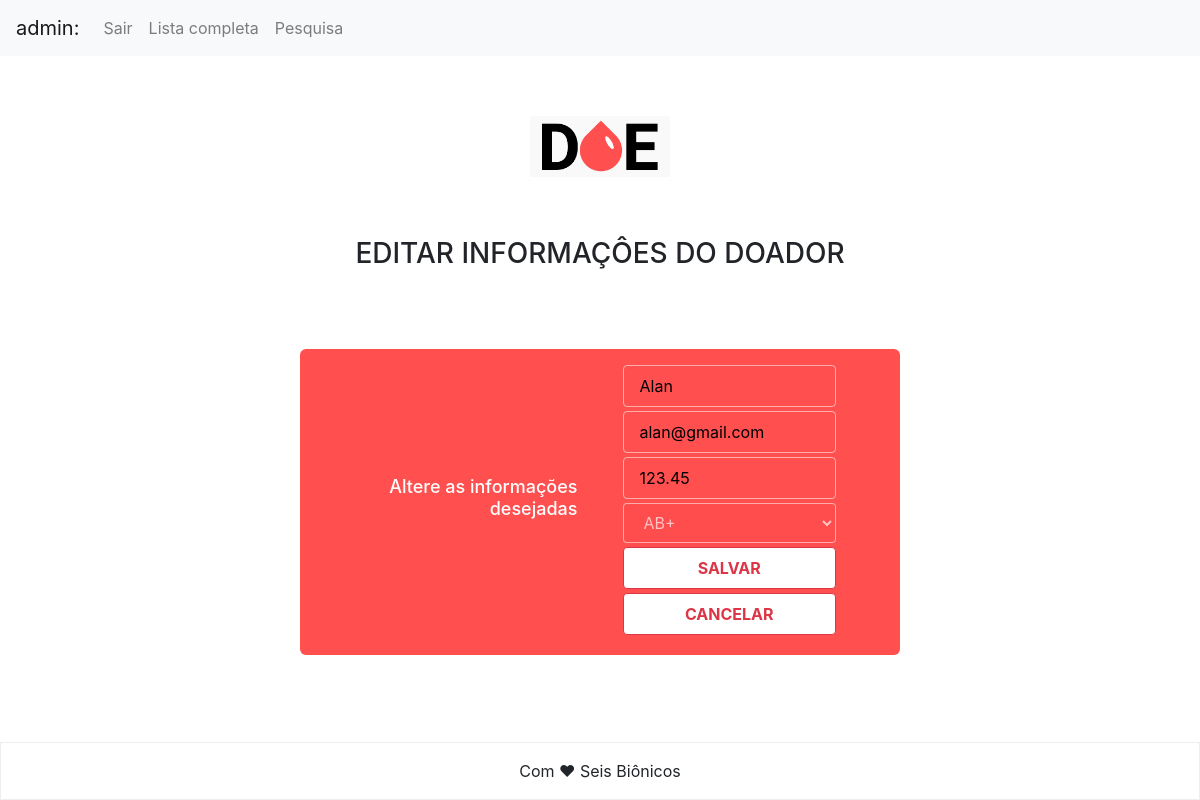
The page /edita_doador.php?id=8 (signed in) on the database as committed earlier.
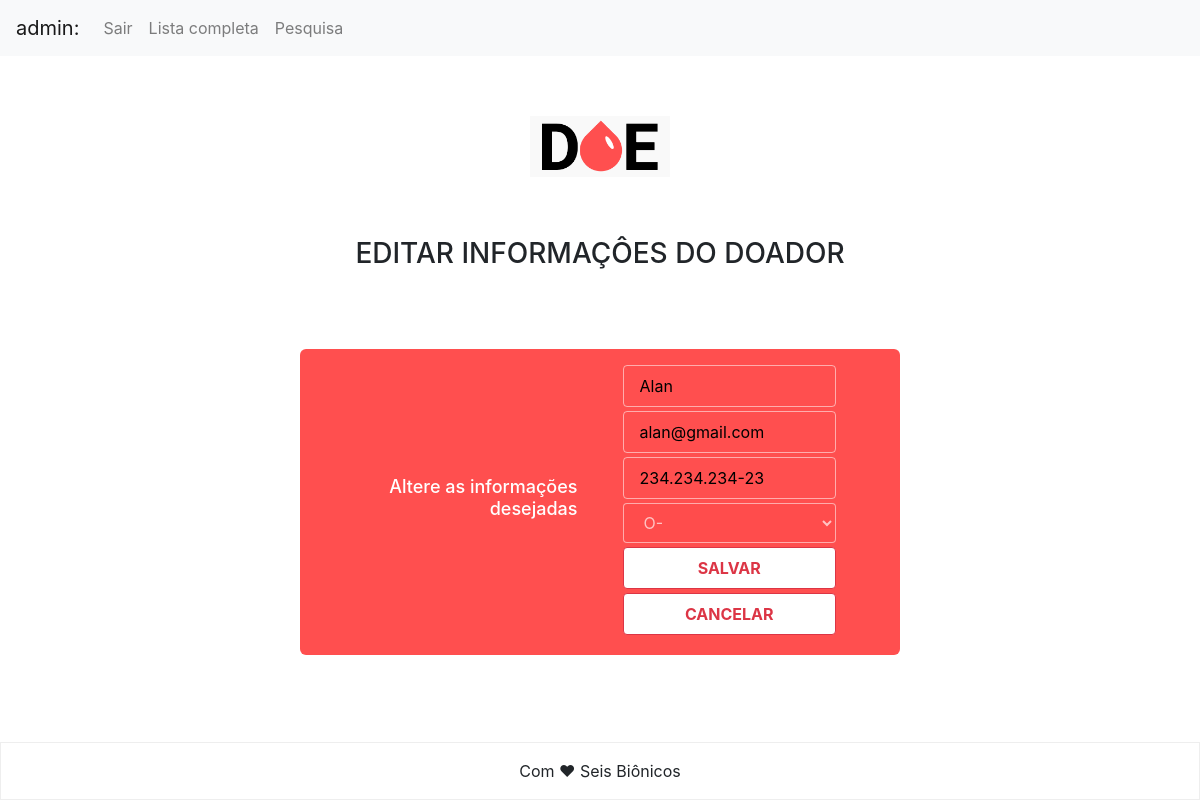
The same page on the database as committed later.
### tables this page shows
CREATE TABLE `doadores` (
  `id` int(11) NOT NULL,
  `nome` varchar(30) NOT NULL,
  `email` varchar(50) NOT NULL,
  `cpf` varchar(25) NOT NULL,
  `tipo` varchar(3) NOT NULL
);

### selecionar.php (called while the page is built)
<?php
  $id= filter_input(INPUT_GET,'id', FILTER_SANITIZE_NUMBER_INT);
  $consulta = "SELECT * FROM doadores WHERE id = {$id}";
  $con = $mysqli -> query ($consulta) or die ($consulta -> error);
?>

### edita_doador.php (the view, shortened to what this page needs)
<!-- <?php
    include('conexao.php');
    include('selecionar.php');
?>  -->
<!DOCTYPE html>
<html lang="pt-br">
<head>
  <link rel="stylesheet" href="css/style.css" type="text/css">
  <link rel="stylesheet" href="css/bootstrap.min.css" type="text/css">
</head>
<nav class="navbar navbar-expand-lg navbar-light bg-light">
  <a class="navbar-brand" href="#"><?php echo $_SESSION['user'];?>:</a>
  <div class="collapse navbar-collapse" id="navbarSupportedContent">
    <ul class="navbar-nav mr-auto">
    <li class="nav-item">
        <a class="nav-link" href="logout.php">Sair</a>
      </li>
      <li class="nav-item">
        <a class="nav-link" href="control_doadores.php">Lista completa</a>
      </li>
      <li class="nav-item">
        <a class="nav-link" href="pesquisa_doadores.php">Pesquisa</a>
      </li>
    </ul>
  </div>
  </nav>
<body>
  <header>
    <img class="logo" src="./assets/logo.png" alt="DOE">
    <h3>EDITAR INFORMAÇÔES DO DOADOR</h3>
  </header>
  <?php $dado = $con -> fetch_array()?>
  <section class="form">
  <h2>Altere as informações desejadas</h2>
    <form action="alterar.php" method="POST">
      <input type="text" name="nome" id="nome"value="<?php echo $dado["nome"] ?>" required>
      <input type="text" name="email" id="email" value="<?php echo $dado["email"] ?>" required>
      <input type="text" name="cpf" id="cpf" value="<?php echo $dado["cpf"] ?>" required>
      <div class="divSelect">
        <select name="tipo" id="tipo" required>
          <option value="<?= $dado["tipo"] ?>" hidden><?php echo $dado["tipo"] ?></option>
        </select>
      </div>
      <div>
      <button type="submit" class="btn-outline-danger">SALVAR</button><a href="control_doadores.php"><button class="btn-outline-danger">CANCELAR</button></a>
      </div>
    </form>
  </section>
  <footer>Com ❤ Seis Biônicos</footer>
</body>
</html>

Rows that differ between the two databases and show on the page:
changed doadores "alan@gmail.com": cpf "123.45" → "234.234.234-23"; tipo "AB+" → "O-"
